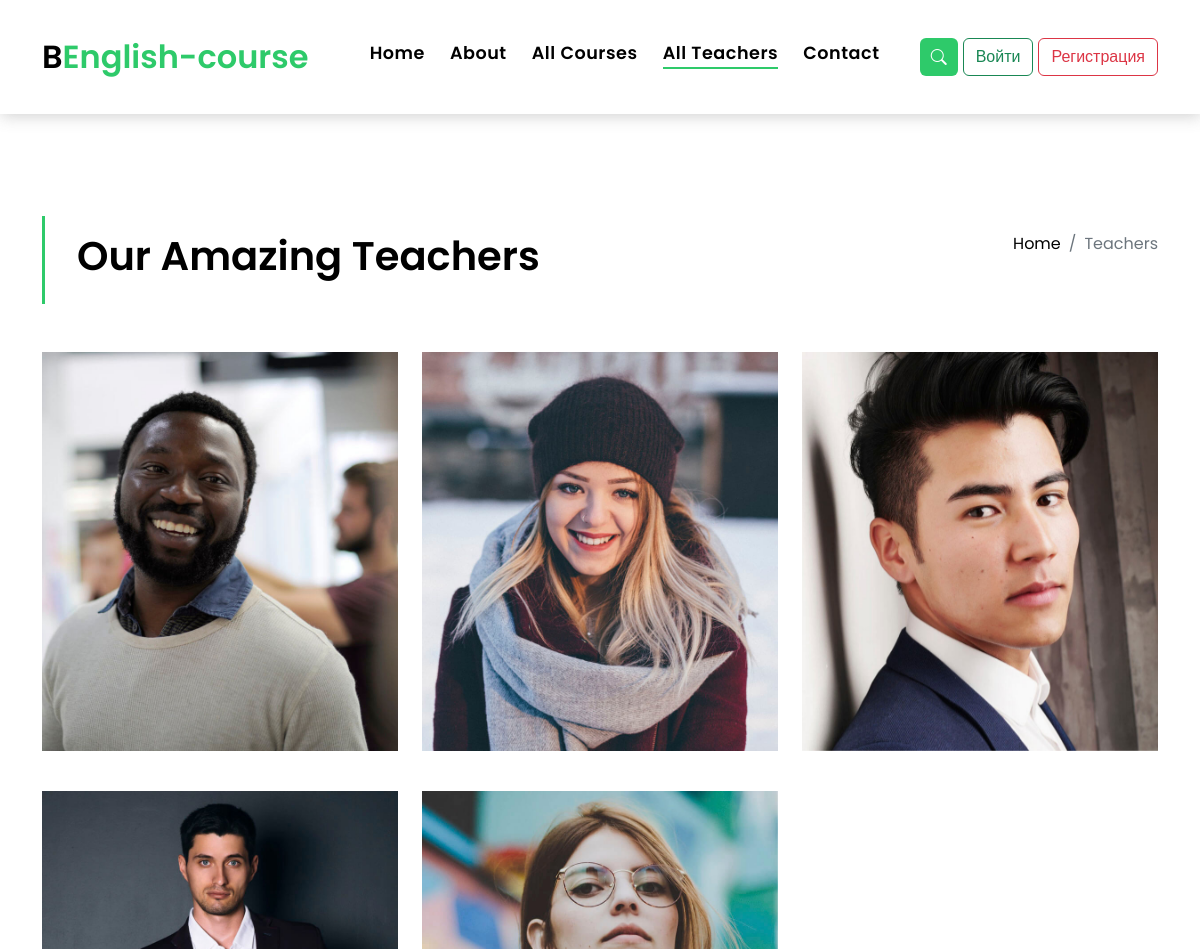
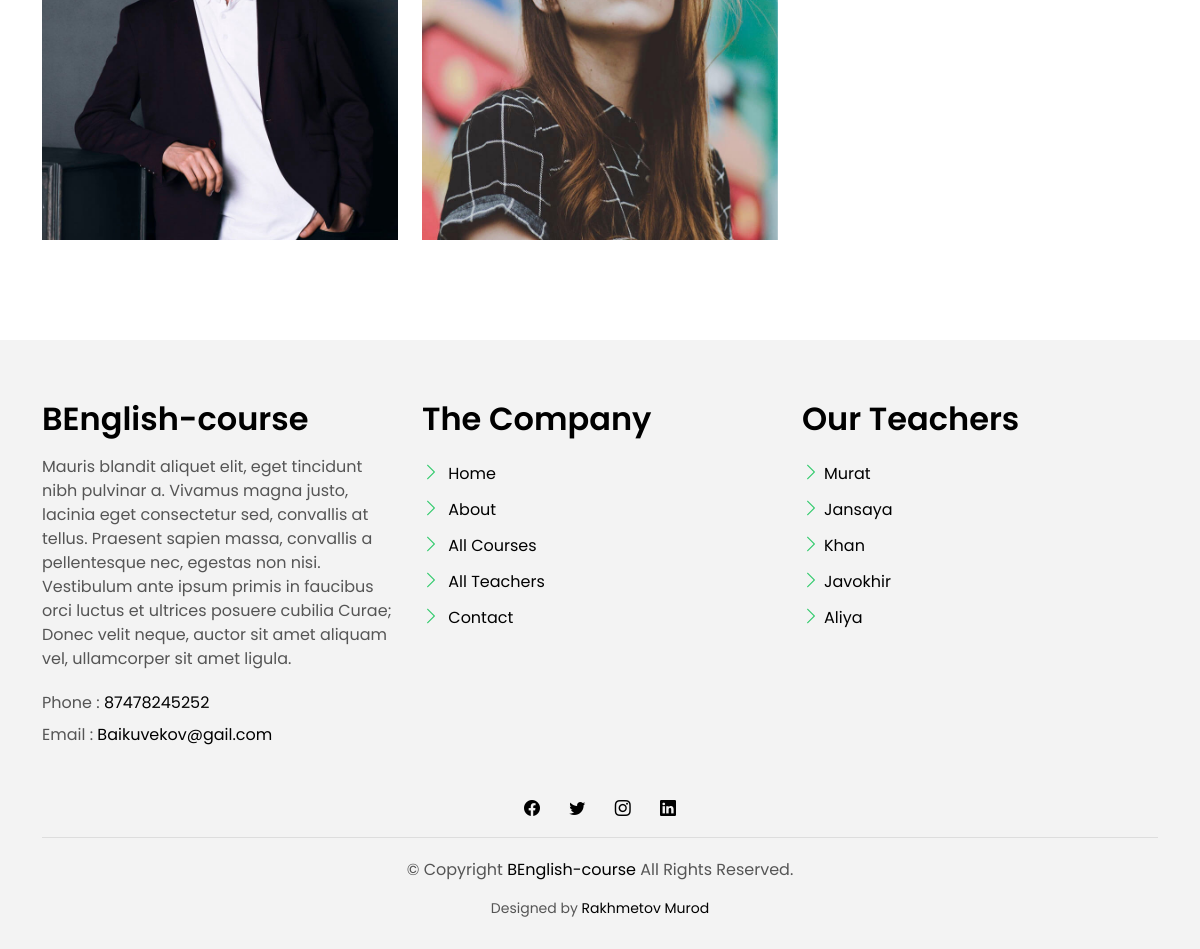
Screenshot of /teachers/ with the database file from the repository (2 pictures, top to bottom).
### main/models.py (models this page shows, shortened)
class Teacher(models.Model):
    name = models.CharField(max_length=200, blank=True)
    desc = models.TextField()
    logo = models.ImageField(upload_to='upload', blank=True)
    phone = models.CharField(max_length=200, blank=True)
    email = models.CharField(max_length=200, blank=True)
    skype = models.CharField(max_length=200, blank=True)
    instagram = models.CharField(max_length=200, blank=True)
    facebook = models.CharField(max_length=200, blank=True)
    twitter = models.CharField(max_length=200, blank=True)
    linkedin = models.CharField(max_length=200, blank=True)
    category = models.ForeignKey(Category, on_delete=models.CASCADE, null=True, blank=True)
    best_teacher = models.BooleanField(default=False)
    assistant = models.BooleanField(default=False)
    experience = models.CharField(max_length=200, blank=True)

class AboutCompany(models.Model):
    name = models.CharField(max_length=200, blank=True)
    name_author = models.CharField(max_length=200, blank=True)
    desc1 = models.TextField()
    desc2 = models.TextField()
    desc_footer = models.TextField()
    phone = models.CharField(max_length=200, blank=True)
    email = models.CharField(max_length=200, blank=True)
    address = models.CharField(max_length=200, blank=True)
    instagram = models.CharField(max_length=200, blank=True)
    facebook = models.CharField(max_length=200, blank=True)
    twitter = models.CharField(max_length=200, blank=True)
    linkedin = models.CharField(max_length=200, blank=True)
    logo_big = models.ImageField(upload_to='upload', blank=True)
    logo_author = models.ImageField(upload_to='upload', blank=True)

### main/views.py (the view)
# urls.py: path('teachers/', teachersHandler),
def teachersHandler(request):
    user_id = request.session.get('user_id', None)
    active_user = None
    if user_id:
        active_user = SiteUser.objects.get(id=int(user_id))
    teacher = Teacher.objects.all()
    teachers = Teacher.objects.all()
    about = AboutCompany.objects.all()
    return render(request, 'all-teachers.html', {
        'teacher': teacher,
        'teachers': teachers,
        'about': about,
        'active_user': active_user,
        'user_id': user_id,
    })

### template/all-teachers.html (shortened to what this page needs)
{% extends 'base.html' %}
{% block content %}
<main id="main">
    <section class="intro-single">
        <div class="container">
            <div class="row">
                <div class="col-md-12 col-lg-8">
                    <div class="title-single-box">
                        <h1 class="title-single">Our Amazing Teachers</h1>
                    </div>
                </div>
                <div class="col-md-12 col-lg-4">
                    <nav aria-label="breadcrumb" class="breadcrumb-box d-flex justify-content-lg-end">
                        <ol class="breadcrumb">
                            <li class="breadcrumb-item">
                                <a href="/">Home</a>
                            </li>
                            <li class="breadcrumb-item active" aria-current="page">
                                Teachers
                            </li>
                        </ol>
                    </nav>
                </div>
            </div>
        </div>
    </section>
    <section class="agents-grid grid">
        <div class="container">
            <div class="row">
                {% for t in teacher %}
                <div class="col-md-4">
                    <div class="card-box-d">
                        <div class="card-img-d">
                            <img src="/media/{{ t.logo }}/" alt="" class="img-d img-fluid">
                        </div>
                        <div class="card-overlay card-overlay-hover">
                            <div class="card-header-d">
                                <div class="card-title-d align-self-center">
                                </div>
                            </div>
                            <div class="card-body-d">
                            </div>
                        </div>
                    </div>
                </div>
                {% endfor %}
            </div>
        </div>
    </section>
</main>
{% endblock %}

### template/base.html (shortened to what this page needs)
<!DOCTYPE html>
<html lang="en">
<head>
    <link href="/static/vendor/animate.css/animate.min.css" rel="stylesheet">
    <link href="/static/vendor/bootstrap/css/bootstrap.min.css" rel="stylesheet">
    <link href="/static/vendor/bootstrap-icons/bootstrap-icons.css" rel="stylesheet">
    <link href="/static/vendor/swiper/swiper-bundle.min.css" rel="stylesheet">
    <link rel="stylesheet" href="path/to/font-awesome/css/font-awesome.min.css">
    <link href="/static/css/style.css" rel="stylesheet">
</head>
<body>
<nav class="navbar navbar-default navbar-trans navbar-expand-lg fixed-top">
    <div class="container">
        <a class="navbar-brand text-brand" href="/">B<span class="color-b">English-course</span></a>
        <div class="navbar-collapse collapse justify-content-center" id="navbarDefault">
            <ul class="navbar-nav">
                <li class="nav-item">
                    <a class="nav-link js-home-active" href="/">Home</a>
                </li>
                <li class="nav-item">
                    <a class="nav-link js-about-active" href="/about/">About</a>
                </li>
                <li class="nav-item">
                    <a class="nav-link js-courses-active" href="/course/">All Courses</a>
                </li>
                <li class="nav-item">
                    <a class="nav-link js-teachers-active" href="/teachers/">All Teachers</a>
                </li>
                <li class="nav-item">
                    <a class="nav-link js-contact-active" href="/contact/">Contact</a>
                </li>
            </ul>
        </div>
        <button type="button" class="btn btn-b-n navbar-toggle-box navbar-toggle-box-collapse" data-bs-toggle="collapse"
                data-bs-target="#navbarTogglerDemo01">
            <i class="bi bi-search"></i>
        </button>
        {% if active_user %}
            <a href="profile/edit" style="margin-left: 5px;" class="btn btn-outline-success">{{ active_user.last_name }} {{ active_user.first_name }} {% if not active_user.last_name and not active_user.first_name %}{{ active_user.phone }} {{ active_user.email }} {% endif %}</a>
            <a href="/logout" style="margin-left: 5px;" class="btn btn-outline-danger">Выход</a>
        {% else %}
            <a href="/login" style="margin-left: 5px;" class="btn btn-outline-success">Войти</a>
            <a href="/register" style="margin-left: 5px;" class="btn btn-outline-danger">Регистрация</a>
        {% endif %}
    </div>
</nav>
{% block content %}
{% endblock %}
<section class="section-footer">
    <div class="container">
        <div class="row">
            <div class="col-sm-12 col-md-4">
                {% for a in about %}
                    <div class="widget-a">
                        <div class="w-header-a">
                            <h3 class="w-title-a text-brand">{{ a.name }}</h3>
                        </div>
                        <div class="w-body-a">
                            <p class="w-text-a color-text-a">{{ a.desc_footer}}</p>
                        </div>
                        <div class="w-footer-a">
                            <ul class="list-unstyled">
                                <li class="color-a">
                                    <span class="color-text-a">Phone :</span> {{ a.phone }}
                                </li>
                                <li class="color-a">
                                    <span class="color-text-a">Email :</span> {{ a.email }}
                                </li>
                            </ul>
                        </div>
                    </div>
                {% endfor %}
            </div>
            <div class="col-sm-12 col-md-4 section-md-t3">
                <div class="widget-a">
                    <div class="w-header-a">
                        <h3 class="w-title-a text-brand">The Company</h3>
                    </div>
                    <div class="w-body-a">
                        <div class="w-body-a">
                            <ul class="list-unstyled">
                                <li class="item-list-a">
                                    <i class="bi bi-chevron-right"></i> <a href="/">Home</a>
                                </li>
                                <li class="item-list-a">
                                    <i class="bi bi-chevron-right"></i> <a href="/about/">About</a>
                                </li>
                                <li class="item-list-a">
                                    <i class="bi bi-chevron-right"></i> <a href="/course/">All Courses</a>
                                </li>
                                <li class="item-list-a">
                                    <i class="bi bi-chevron-right"></i> <a href="/teachers/">All Teachers</a>
                                </li>
                                <li class="item-list-a">
                                    <i class="bi bi-chevron-right"></i> <a href="/contact/">Contact</a>
                                </li>
                            </ul>
                        </div>
                    </div>
                </div>
            </div>
            <div class="col-sm-12 col-md-4 section-md-t3">
                <div class="widget-a">
                    <div class="w-header-a">
                        <h3 class="w-title-a text-brand">Our Teachers</h3>
                    </div>
                    <div class="w-body-a">
                        <ul class="list-unstyled">
                            {% for te in teachers %}
                            <li class="item-list-a">
                                <i class="bi bi-chevron-right"></i><a href="/teacher/{{ te.id }}/">{{ te.name }}</a>
                            </li>
                            {% endfor %}
                        </ul>
                    </div>
                </div>
            </div>
        </div>
    </div>
</section>
<footer>
    <div class="container">
        <div class="row">
            <div class="col-md-12">
                <div class="socials-a">
                    <ul class="list-inline">
                        {% for ab in about %}
                        <li class="list-inline-item">
                            <a href="http://www.facebook.com/{{ ab.facebook }}/">
                                <i class="bi bi-facebook" aria-hidden="true"></i>
                            </a>
                        </li>
                        <li class="list-inline-item">
                            <a href="https://twitter.com/{{ ab.twitter }}">
                                <i class="bi bi-twitter" aria-hidden="true"></i>
                            </a>
                        </li>
                        <li class="list-inline-item">
                            <a href="https://www.instagram.com/{{ ab.instagram }}/">
                                <i class="bi bi-instagram" aria-hidden="true"></i>
                            </a>
                        </li>
                        <li class="list-inline-item">
                            <a href="https://www.linkedin.com/in/{{ ab.linkedin }}/">
                                <i class="bi bi-linkedin" aria-hidden="true"></i>
                            </a>
                        </li>
                        {% endfor %}
                    </ul>
                </div>
                <div class="copyright-footer">
                    <p class="copyright color-text-a">
                        &copy; Copyright
                        <span class="color-a">BEnglish-course</span> All Rights Reserved.
                    </p>
                </div>
                <div class="credits">
                    Designed by <a href="https://bootstrapmade.com/">Rakhmetov Murod</a>
                </div>
            </div>
        </div>
    </div>
</footer>
</body>
</html>

### rows the page displays
Teacher: logo (picture), name "Murat"
Teacher: logo (picture), name "Jansaya"
Teacher: logo (picture), name "Khan"
Teacher: logo (picture), name "Javokhir"
Teacher: logo (picture), name "Aliya"
AboutCompany: name "BEnglish-course", desc_footer "Mauris blandit aliquet elit, eget tincidunt nibh pulvinar a. Vivamus magna justo, lacinia eget consectetur sed, convallis at tellus. Praesent sapien massa, convallis a pellentesque nec, egestas non nisi. Vestibulum ante ipsum primis in faucibus orci luctus et ultrices posuere cubilia Curae; Donec velit neque, auctor sit amet aliquam vel, ullamcorper sit amet ligula.", phone "87478245252", email "Baikuvekov@gail.com"
